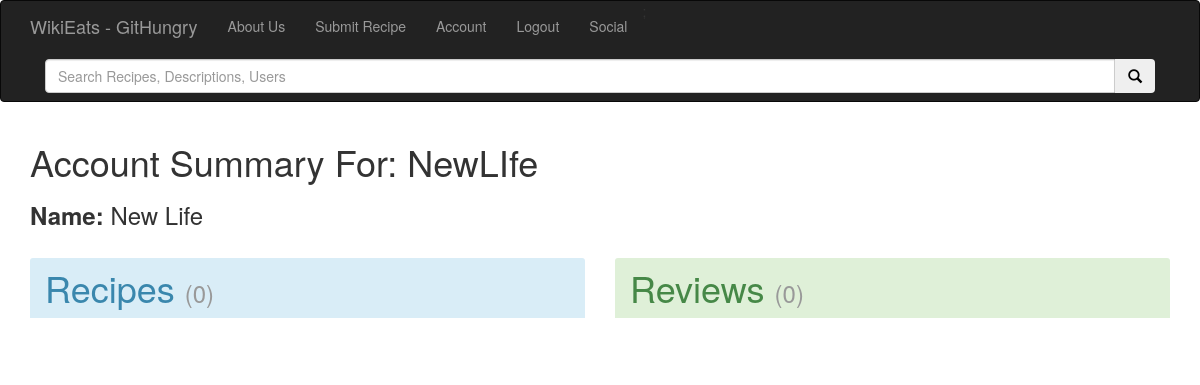
Before: /MainPages/DisplayAccount.php?userID=37 (signed in) with the older database file.
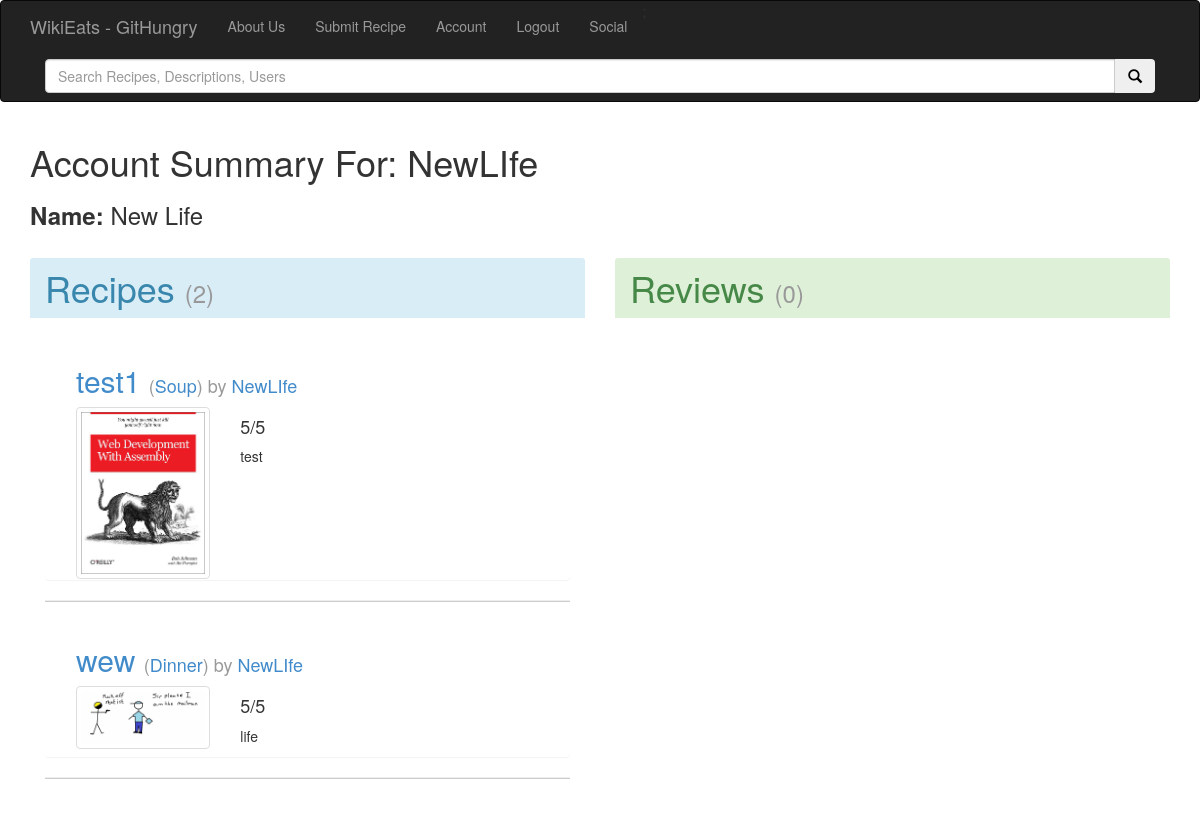
After: the same page with the newer database file.
### tables this page shows
CREATE TABLE `users` (
  `username` text NOT NULL,
  `firstname` text NOT NULL,
  `lastname` text NOT NULL,
  `userid` int(11) NOT NULL,
  `Password` text NOT NULL,
  `LastLoggedIn` date NOT NULL
);

CREATE TABLE `generalrecipes` (
  `userid` int(11) NOT NULL,
  `description` text NOT NULL,
  `parentid` int(11) NOT NULL,
  `category` int(11) NOT NULL,
  `Title` text NOT NULL,
  `recipeid` int(11) NOT NULL,
  `imagename` text NOT NULL
);

CREATE TABLE `recipiecategory` (
  `categoryID` int(11) NOT NULL,
  `categoryName` text NOT NULL,
  `etc` int(11) NOT NULL
);

### MainPages/DisplayAccount.php (the view, shortened to what this page needs)
<?php include '../includes/AccessDatabase.php'; ?>
<!DOCTYPE html>
<html lang="en">
	<head>
		<link href="../bootstrap3_defaultTheme/dist/css/bootstrap.css" rel="stylesheet">
		<link rel="stylesheet" type="text/css" href="includes/wiki-eats.css" >
	</head>
	<body>
		<?php include '../includes/wikieatsheader.php';?>
		<?php
			$user = RecipeDB::getUserByID($_GET["userID"]);
			$recipes = RecipeDB::getRecipesByUser($user["userid"]);
			$reviews = RecipeDB::getReviewsByUser($user["userid"]);
		?>
		<div class="container">
			<div class="row">
				<div class="col-md-12">
					 <h1>Account Summary For: <?php echo $user["username"]?></h1>
					 <h3><strong>Name:</strong> <?php echo $user["firstname"]." ".$user["lastname"] ?></h3>
		 		</div>
				<div class="panel-group panel-info col-md-6">
					<h1 class="panel-heading">Recipes <small>(<?php echo count($recipes) ?>)</small></h1>
					<div class="panel-body">
					<?php
						foreach($recipes as $recipe)
							DisplayDB::printRecipe($recipe);
					?>
					</div>
				</div>
				<div class="panel-group panel-success col-md-6">
					<h1 class="panel-heading">Reviews <small>(<?php echo count($reviews) ?>)</small></h1>
					<div class="panel-body">
					</div>
				</div>
		 	</div>
		 </div>
	</body>
</html>

### includes/wikieatsheader.php (shortened to what this page needs)
<?php
	if(isset($_SESSION["username"]) && isset($_SESSION["userID"]))
		$loggedIn = true;
	else
		$loggedIn = false;
?>
<header>
	<div class="navbar navbar-inverse">
		<div class="container">
			<nav>
				<div class="navbar-header">
					<a class="navbar-brand" href="WikiEats.php">WikiEats - GitHungry</a>
				</div>
				<ul class="nav navbar-nav">
					<li><a href="About.php">About Us</a></li>
					<?php
					if($loggedIn)
						echo '
					<li><a href="addRecipe.php">Submit Recipe</a></li>
					<li><a href="DisplayAccount.php?userID='.$_SESSION["userID"].'">Account</a></li>
					<li><a href="Logout.php">Logout</a></li>;
					<li><a href="Social.php">Social</a></li>';
					else
						echo '
					<li><a href="CreateAccount.php">Create Account</a></li>
					<li><a href="Login.php">Login</a></li>
						';
					?>
				</ul>
				<div class="nav navbar-right">
					<form class="navbar-form" role="search" method="GET" action="SearchRecipe.php">
						<div class="input-group">
							<input type="text" class="form-control" placeholder="Search Recipes, Descriptions, Users" name="search">
							<div class="input-group-btn">
								<button type="submit" class="btn"><span class="glyphicon glyphicon-search"></span></button>
							</div>
						</div>
					</form>
				</div>
			</nav>
		</div>
	</div>
</header>

### includes/AccessDatabase.php (shortened to what this page needs)
<?php
class RecipeDB
{
	public static function getUserByID($userID)
	{
		$connection = new mysqli("localhost", "root", "", "recipes");
		$sql = "SELECT username, userid, firstname, lastname FROM users WHERE userid LIKE '".$userID."'";
		$result = $connection->query($sql);
		if($result)
		{
			$row = $result->fetch_assoc();
			return $row;
		}
		else
			return NULL;
	}
	public static function getRecipesByUser($userID)
	{
		$connection = new mysqli("localhost", "root", "", "recipes");
		$sql = "SELECT * FROM generalRecipes WHERE userid LIKE '".$userID."'";
		$result = $connection->query($sql);
		if($result)
		{
			$retval = Array();
			while($row = $result->fetch_assoc())
				$retval[] = $row;
			return $retval;
		}
		else
			return NULL;
	}
	public static function getReviewsByUser($userID)
	{
		$connection = new mysqli("localhost", "root", "", "recipes");
		$sql = "SELECT * FROM reviews WHERE userid LIKE '".$userID."'";
		$result = $connection->query($sql);
		if($result)
		{
			$retval = Array();
			return $retval;
		}
		else
			return NULL;
	}
	public static function getAverageReviewForRecipe($recipeID)
	{
		$connection = new mysqli("localhost", "root", "", "recipes");
		$sql = "SELECT * FROM reviews WHERE recipeid LIKE '".$recipeID."'";
		$result = $connection->query($sql);
		if($result)
		{
			$count = 0;
			$total = 0;
			return ($count != 0)? ($total / $count) : 5;
		}
		else
			return NULL;
	}
	public static function getCategory($categoryID)
	{
		$connection = new mysqli("localhost", "root", "", "recipes");
		$sql = "SELECT * FROM recipiecategory WHERE categoryID LIKE '".$categoryID."'";
		$result = $connection->query($sql);
		if($result)
		{
			$row = $result->fetch_assoc();
			return $row["categoryName"];
		}
		else
			return NULL;
	}
}
class DisplayDB
{
	public static function printRecipe($recipe)
	{
		$averageReview = RecipeDB::getAverageReviewForRecipe($recipe["recipeid"]);
		$category = RecipeDB::getCategory($recipe["category"]);
		$username = RecipeDB::getUserByID($recipe["userid"])["username"];
		$imageFileName = ($recipe["imagename"] != "")? $recipe["imagename"]: "chef_hat.png";
		echo '
						<div class="col-md-12 panel">
							<div class="col-md-12">
								<h2><a href="DisplayRecipe.php?recipeID='.$recipe["recipeid"].'">'.$recipe["Title"].'</a> <small>(<a href="DisplayCategory.php?categoryID='.$recipe["category"].'">'.$category.'</a>) by <a href="DisplayAccount.php?userID='.$recipe["userid"].'">'.$username.'</a></small></h2>
							</div>
							<div class="col-md-4">
								<img src="../images/'.$imageFileName.'" alt="'.$imageFileName.'" class="img-thumbnail" />
							</div>
							<div class="col-md-8">
								<h4>'.$averageReview.'/5</h4>
								<p>'.$recipe["description"].'</p>
							</div>
						</div>
						<hr>';
	}
}

### includes/wiki-eats.css (style rules this page uses)
hr { border-bottom: 1px solid #ccc; }

Changed rows visible on the page:
added generalrecipes: Title "test1", category.categoryName "Soup", userid.username "NewLIfe", imagename (picture), averageReview "5", description "test"
added generalrecipes: Title "wew", category.categoryName "Dinner", userid.username "NewLIfe", imagename (picture), averageReview "5", description "life"
Other visible differences:
count($recipes): "0" → "2"
